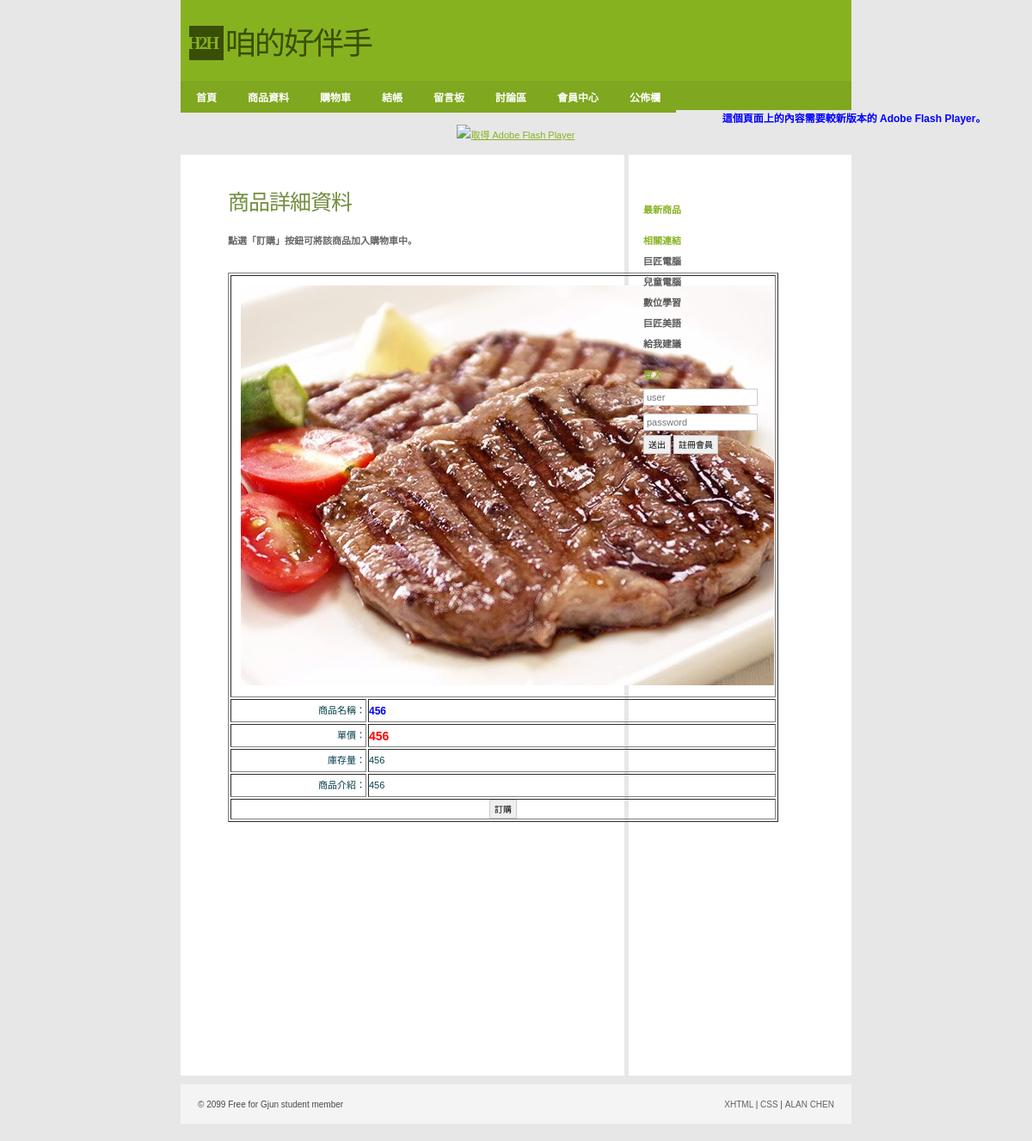
Page /Shop/productDetail.php?id=21 on the committed database.
### tables this page shows
CREATE TABLE `product` (
  `id` int(11) NOT NULL COMMENT '產品編號',
  `name` varchar(200) NOT NULL COMMENT '產品名稱',
  `introduce` text COMMENT '產品內容',
  `price` int(11) DEFAULT '0' COMMENT '產品單價',
  `qty` int(11) DEFAULT '0' COMMENT '產品庫存量',
  `state` tinyint(1) DEFAULT '1' COMMENT '產品上架否'
);

### Shop/productDetail.php (the view, shortened to what this page needs)
<?php require_once('../Connections/shop.php'); ?>
<?php
if (!function_exists("GetSQLValueString")) {
function GetSQLValueString($theValue, $theType, $theDefinedValue = "", $theNotDefinedValue = "")
{
  $theValue = function_exists("mysql_real_escape_string") ? mysql_real_escape_string($theValue) : mysql_escape_string($theValue);
  switch ($theType) {
    case "long":
    case "int":
      $theValue = ($theValue != "") ? intval($theValue) : "NULL";
      break;
  }
  return $theValue;
}
}
$colname_productDetail = "-1";
if (isset($_GET['id'])) {
  $colname_productDetail = $_GET['id'];
}
$query_productDetail = sprintf("SELECT * FROM product WHERE id = %s", GetSQLValueString($colname_productDetail, "int"));
$productDetail = mysql_query($query_productDetail, $shop) or die(mysql_error());
$row_productDetail = mysql_fetch_assoc($productDetail);
 session_start();?>
<!DOCTYPE html PUBLIC "-//W3C//DTD XHTML 1.0 Strict//EN"
"http://www.w3.org/TR/xhtml1/DTD/xhtml1-strict.dtd">
<html xmlns="http://www.w3.org/1999/xhtml">
<head>
<link rel="stylesheet" href="../css/styles.css" media="all" type="text/css" />
</head>
<body>
  <div id="header">
      <div class="subContainer">
            <div id="logo">
            <div id="box">H2H</div>
            <p>咱的好伴手</p>
            </div>
    </div>
</div>
<div id="navigation">
	<ul id="sddm">
        <li><a href="index.php">首頁</a></li>
        <li><a href="product.php">商品資料</a></li>
        <li><a href="cart.php">購物車</a></li>
        <li><a href="checkOut.php">結帳</a></li>
        <li><a href="guestBook.php">留言板</a></li>
        <li><a href="titleView.php">討論區</a></li>
	    <li><a href="#"
        onmouseover="mopen('m1')"
        onmouseout="mclosetime()">會員中心</a>
    	</li>
	    <li><a href="#"
        onmouseover="mopen('m2')"
        onmouseout="mclosetime()">公佈欄</a>
    	</li>
		</ul>
</div>
<object id="FlashID" classid="clsid:D27CDB6E-AE6D-11cf-96B8-444553540000" width="780" height="120">
    <object type="application/x-shockwave-flash" data="../Scripts/pic.swf" width="780" height="120">
      <div>
        <h4>這個頁面上的內容需要較新版本的 Adobe Flash Player。</h4>
        <p><a href="http://www.adobe.com/go/getflashplayer"><img src="http://www.adobe.com/images/shared/download_buttons/get_flash_player.gif" alt="取得 Adobe Flash Player" width="112" height="33" /></a></p>
      </div>
    </object>
  </object>
<div id="container">
  <div id="primaryContent">
    <h2>商品詳細資料</h2>
	<h3>點選「訂購」按鈕可將該商品加入購物車中。</h3>
    <p>&nbsp;</p>
    <table border="1" width="100%">
    	<tr>
    		<td align="center" colspan="2">
            	<img src="picture/<?php echo $row_productDetail['id']; ?>.jpg" alt="">
            </td>
    	</tr>
    	<tr>
    		<td width="25%" align="right"><p>商品名稱：</p></td>
    		<td><h4><?php echo $row_productDetail['name']; ?></h4></td>
    	</tr>
    	<tr>
    		<td align="right"><p>單價：</p></td>
    		<td><h5><?php echo $row_productDetail['price']; ?></h5></td>
    	</tr>
    	<tr>
    		<td align="right"><p>庫存量：</p></td>
    		<td><p><?php echo $row_productDetail['qty']; ?></p></td>
    	</tr>
    	<tr>
    		<td align="right"><p>商品介紹：</p></td>
    		<td><p><?php echo $row_productDetail['introduce']; ?></p></td>
    	</tr>
    	<tr>
    		<td colspan="2" align="center">
            	<button>訂購</button>
            </td>
    	</tr>
    </table>
    <p>&nbsp;</p>
    <p>&nbsp;</p>
    <p>&nbsp;</p>
    <p>&nbsp;</p>
    <p>&nbsp;</p>
    <p>&nbsp;</p>
    <p>&nbsp;</p>
    <p>&nbsp;</p>
    <p>&nbsp;</p>
    <p>&nbsp;</p>
    <p>&nbsp;</p>
  </div>
  <div id="secondaryContent">
    <p>&nbsp;</p>
    <h3>最新商品</h3>
    <h3>相關連結</h3>
    <ul class="links">
      <li><a href="http://www.pcschool.com.tw/">巨匠電腦</a></li>
      <li><a href="http://kid.pcschool.com.tw/">兒童電腦</a></li>
      <li><a href="http://www.soeasyedu.com.tw/">數位學習</a></li>
      <li><a href="http://www.soeasyedu.com.tw/">巨匠美語</a></li>
      <li><a href="http://www.off.com.tw/weiblog">給我建議</a>
    </ul>
    <?php if(!isset($_SESSION['MM_Username'])){?>
    <h3>登入</h3>
    <form action="loginCheck.php" method="post">
      <p>
        <input value="" name="user" placeholder="user" />
      </p>
      <p>
        <input name="password" type="password" value="" placeholder="password" />
      </p>
        <button type="submit">送出</button>
        <button type="button" onclick="location.href='registerUser.php'">註冊會員</button>
    </form>
    <?php }?>
  </div>
        <br class="clear" />
</div>
    <div id="footer">
        <ul>
            <li id="copyright">&copy; 2099 Free for Gjun student member</li>
            <li id="links">
                <ul>
                    <li><a href="#">XHTML</a> |</li>
                    <li><a href="#">CSS</a> |</li>
                    <li><a href="http://gjun.tw">ALAN CHEN</a></li>
                </ul>
            </li>
        </ul>
    </div>
</body>
</html>

### css/styles.css (style rules this page uses)
* { margin:0; padding:0; font-family:Verdana, Arial, Helvetica, sans-serif; }
body, html { margin:0; padding:0; background:#e7e7e7; text-align:center; margin-bottom:10px; }
h2 { font-family:'Georgia'; font-size:25px; letter-spacing:-1px; margin-top:15px; margin-bottom:20px; font-weight:normal; color:#718e3e; }
h3 { font-size:11px; font-weight:bold; color:#666; margin:5px 0; }
h4 { font-size:12px; color:#00F; }
h5 { font-size:14px; color:#F00; }
p { color:#043f4a; font-size:11px; line-height:25px; }
a { color:#87B220; text-decoration:underline; }
#container { width:780px; margin:10px auto; padding:0; background:#fff; text-align:left; }
#logo { margin:0; padding:0px; }
#logo #box { float:left; clear:none; height:40px; width:40px; margin:0 0 0 10px; padding:0px; background:#394E06; color:#87B220; font-family:Georgia, "Times New Roman", Times, serif; font-weight:bold; font-size:20px; line-height:40px; letter-spacing:-2px; text-indent:-2px; }
#logo p { float:left; clear:none; height:40px; width:260px; margin:0; padding:0; color:#394E06; font-family:Georgia, "Times New Roman", Times, serif; font-weight:normal; font-size:36px; text-indent:2px; line-height:43px; letter-spacing:-2px; font-style: normal; }
.subContainer, #navigation ul { width:780px; margin:0 auto; }
#header { text-align:left; margin:0 auto; padding:30px 0 0 0px; height:64px; background:#87b220; width: 780px; }
#navigation { margin:0 auto; padding:0; background:#7fa71f; height:34px; width: 780px; list-style:none; }
#navigation li { float:left; clear:none; list-style:none; }
#navigation li a { color:#fff; display:block; font-size:12px; text-decoration:none; font-weight:bold; padding:10px 18px; }
input { background-color: #FFF; color: #999999; border: 1px solid #CCC; font-size: 11px; padding: 3px; width:125px; }
button { background-color:#EFEFEF; line-height:13px; color: #000; border: 1px solid #CCC; font-size: 10px; height:22px; margin: 0; padding: 0 5px; }
form p { padding:2px 0; }
img { border:0; }
#primaryContent { width:406px; padding:20px 55px; border-right:5px solid #e7e7e7; font-size:11px; float:left; clear:none; }
#primaryContent img { clear:none; margin:10px; margin-right:0; padding:1px; border: 0px solid #E7E7E7; }
#secondaryContent { width:228px; padding:10px 14px; font-size:11px; float:right; clear:none; }
#secondaryContent h3 { color:#87b220; margin-top:20px; }
#secondaryContent ul { list-style:none; }
#secondaryContent li { list-style:none; padding-left:20px; margin:8px 0; background:url('../images/tiny_bullet.png') left bottom no-repeat; }
#secondaryContent li a { color:#575757; font-weight:bold; text-decoration:none; }
#secondaryContent .links li { padding-left:0px; margin:8px 0; background:none; }
#footer { margin:0 auto; margin-bottom:10px; height:10px; padding:18px 20px; clear:both; width:740px; text-align:left; font-size:10px; color:#484848; background:#f4f4f4; }
#footer ul { list-style:none; }
#footer li { list-style:none; display:inline; }
#footer #copyright { float:left; clear:none; }
#footer #links { float:right; clear:none; }
#footer a { color:#606060; text-decoration:none; }
#sddm { margin:0 auto; padding:0; background:#7fa71f; height:34px; width: 780px; list-style:none; }
#sddm li { float:left; clear:none; list-style:none; }
#sddm li a { color:#fff; background:#7fa71f; display:block; font-size:12px; text-decoration:none; font-weight:bold; padding:10px 18px; }
#sddm a { background:url('../images/nav_bg.gif'); }

### rows in the picture
product: name "456", price "456", qty "456", introduce "456"
